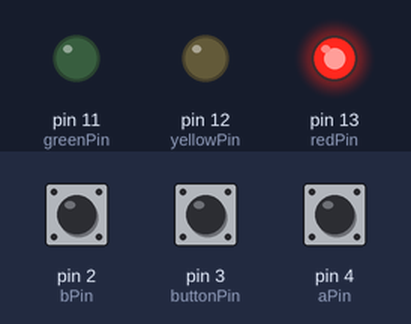
The sketch below on a simulated Arduino Uno, built with avr-gcc and run on an emulated ATmega328P. Shown: output pins drawn as LEDs (lit = HIGH). Dashed ring = blinking. The inputs (shaded band) are chosen by the test bench; at power-on: pin 3 (buttonPin) HIGH, pin 4 (aPin) HIGH, pin 2 (bPin) HIGH.

Above: at 1.2 s.
1.3 s: pin 3 (buttonPin) pulled LOW for 0.15 s
At 1.7 s:
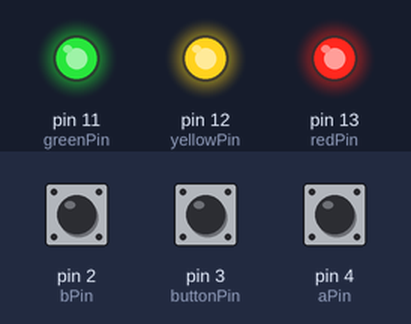
4.4 s: pin 4 (aPin) pulsed LOW 5 times (0.12 s each, 0.3 s apart)
At 7.9 s:
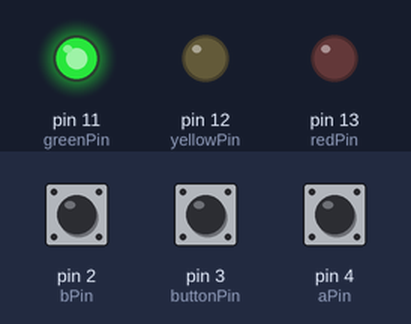
8.9 s: pin 3 (buttonPin) pulled LOW for 3.2 s
At 13.6 s:
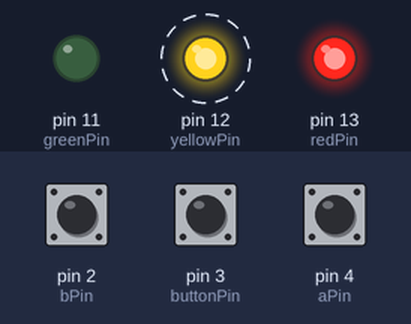
Timing chart, 0 to 19.6 s (numbered marks = the images above; inputs shaded):
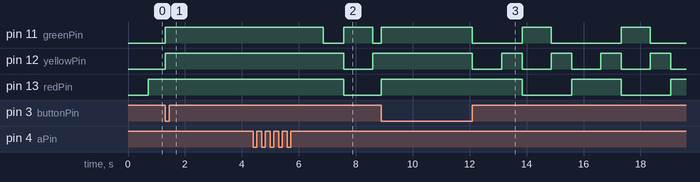

Measured:
- after the input at 1.3 s, pin 11 (greenPin), pin 12 (yellowPin): LOW → HIGH at once

The sketch:

Project_11_traffic_signal2.ino
```cpp
// Project 11

int redPin = 13;
int yellowPin = 12;
int greenPin = 11;
int aPin = 4;
int bPin = 2;
int buttonPin = 3;

int state = 0;
int longPeriod = 5000; // Time at green or red
int shortPeriod = 700; // Time period when changing
int targetCount = shortPeriod;
int count = 0;

void setup()
{
  pinMode(aPin, INPUT_PULLUP);
  pinMode(bPin, INPUT_PULLUP);
  pinMode(buttonPin, INPUT_PULLUP);
  pinMode(redPin, OUTPUT);
  pinMode(yellowPin, OUTPUT);
  pinMode(greenPin, OUTPUT);
}

void loop()
{
  count++;
  if (digitalRead(buttonPin) == LOW)
  {
    setLights(HIGH, HIGH, HIGH);
  }
  else
  {
    int change = getEncoderTurn();
    int newPeriod = longPeriod + (change * 1000);
    if (newPeriod >= 1000 && newPeriod <= 10000)
    {
      longPeriod = newPeriod;
    }
    if (count > targetCount)
    {
      setState();
      count = 0;
    }
  }
  delay(1);
}

int getEncoderTurn()
{
  // return -1, 0, or +1
  static int oldA = LOW;
  static int oldB = LOW;
  int result = 0;
  int newA = digitalRead(aPin);
  int newB = digitalRead(bPin);
  if (newA != oldA || newB != oldB)
  {
    // something has changed
    if (oldA == LOW && newA == HIGH)
    {
      result = -(oldB * 2 - 1);
    }
  }
  oldA = newA;
  oldB = newB;
  return result;
}

int setState()
  {
    if (state == 0)
    {
      setLights(HIGH, LOW, LOW);
      targetCount = longPeriod;
      state = 1;
    }
    else if (state == 1)
    {
      setLights(HIGH, HIGH, LOW);
      targetCount = shortPeriod;
      state = 2;
    }
    else if (state == 2)
    {
      setLights(LOW, LOW, HIGH);
      targetCount = longPeriod;
      state = 3;
    }
    else if (state == 3)
    {
      setLights(LOW, HIGH, LOW);
      targetCount = shortPeriod;
      state = 0;
    }
  }

void setLights(int red, int yellow, int green)
{
  digitalWrite(redPin, red);
  digitalWrite(yellowPin, yellow);
  digitalWrite(greenPin, green);
}
```
